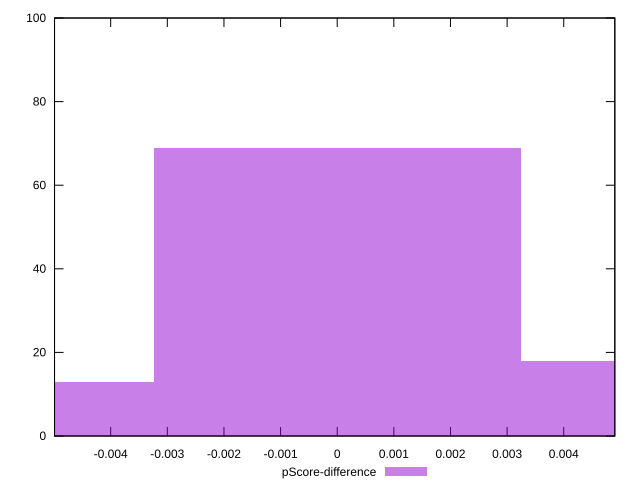

The gnuplot source for this figure:
reset

$pScoreDifference <<EOF
0 69
-0.00647804146507604 13
0.00647804146507604 18
EOF

set key outside below
set boxwidth 0.00647804146507604
set xrange [-0.004991536234611904:0.004902014345057104]
set yrange [0:100]
set trange [0:100]
set style fill transparent solid 0.5 noborder
set terminal svg size 640, 490 enhanced background rgb 'white'
set output "report_00015_2021-02-09T16-11-33.973Z/max-potential-fid/samples/pages+cached+noadtech+nomedia/pScore-difference/histogram.svg"

plot $pScoreDifference title "pScore-difference" with boxes

reset
